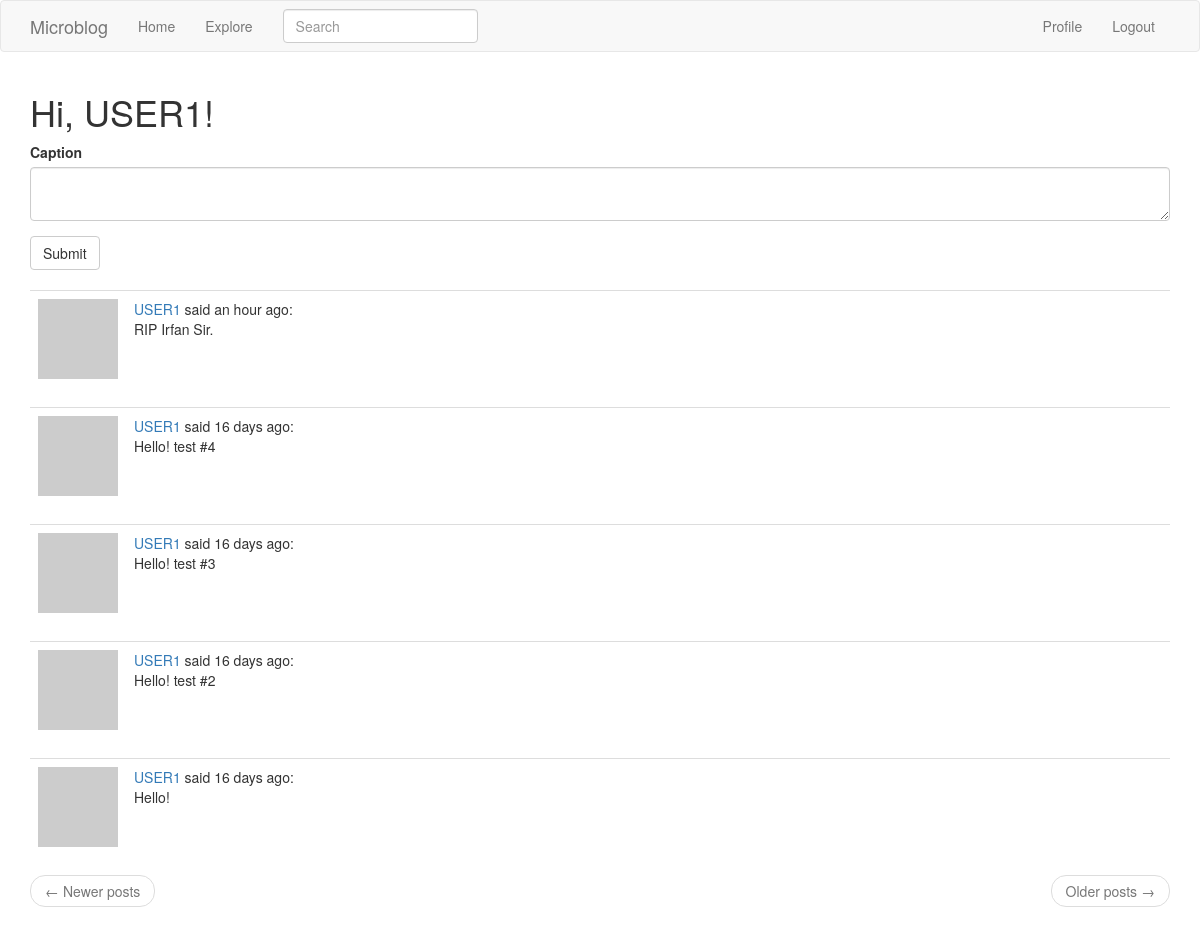
The page /index (signed in) on the database its author committed.
### app/models.py (models this page shows, shortened)
class User(UserMixin, db.Model):
    id = db.Column(db.Integer, primary_key = True)
    username = db.Column(db.String(64), index = True, unique = True)
    email = db.Column(db.String(120),index = True, unique = True)
    password_hash = db.Column(db.String(128))
    posts = db.relationship('Post', backref = 'author', lazy = 'dynamic')
    about_me = db.Column(db.String(140))
    last_seen = db.Column(db.DateTime, default=datetime.utcnow)
    followed = db.relationship(
        'User', secondary=followers,
        primaryjoin=(followers.c.follower_id == id),
        secondaryjoin=(followers.c.followed_id == id),
        backref=db.backref('followers', lazy='dynamic'), lazy='dynamic')
    def avatar(self, size):
        digest = md5(self.email.lower().encode('utf-8')).hexdigest()
        return 'https://www.gravatar.com/avatar/{}?d=identicon&s={}'.format(
            digest, size)
    def followed_posts(self):
        followed = Post.query.join(
            followers, (followers.c.followed_id == Post.user_id)).filter(
                followers.c.follower_id == self.id)
        own = Post.query.filter_by(user_id=self.id)
        return followed.union(own).order_by(Post.timestamp.desc())

class SearchableMixin(object):
    @classmethod
    def before_commit(cls, session):
        session._changes = {
            'add': list(session.new),
            'update': list(session.dirty),
            'delete': list(session.deleted)
        }
    @classmethod
    def after_commit(cls, session):
        for obj in session._changes['add']:
            if isinstance(obj, SearchableMixin):
                add_to_index(obj.__tablename__, obj)
        for obj in session._changes['update']:
            if isinstance(obj, SearchableMixin):
                add_to_index(obj.__tablename__, obj)
        for obj in session._changes['delete']:
            if isinstance(obj, SearchableMixin):
                remove_from_index(obj.__tablename__, obj)
        session._changes = None

class Post(SearchableMixin, db.Model):
    __searchable__ = ['caption']
    id = db.Column(db.Integer, primary_key = True)
    caption = db.Column(db.String(150))
    timestamp = db.Column(db.DateTime, index = True, default = datetime.utcnow)
    user_id = db.Column(db.Integer, db.ForeignKey('user.id'))

### app/main/routes.py (the view)
@bp.route('/', methods=['GET', 'POST'])
@bp.route('/index', methods=['GET', 'POST'])
@login_required
def index():
    form = PostForm()
    if form.validate_on_submit():
        post = Post(caption=form.post.data, author=current_user)
        db.session.add(post)
        db.session.commit()
        flash("Your post is now live!")
        return redirect(url_for('main.index'))
    page = request.args.get('page', 1, type=int)
    posts = current_user.followed_posts().paginate(
        page, current_app.config['POSTS_PER_PAGE'], False)
    next_url = url_for('main.index', page=posts.next_num) \
        if posts.has_next else None
    prev_url = url_for('main.index', page=posts.prev_num) \
        if posts.has_prev else None
    return render_template('index.html', title='Home', form=form, posts=posts.items, next_url=next_url, prev_url=prev_url)

### app/main/forms.py
class SearchForm(FlaskForm):
    q = StringField('Search', validators=[DataRequired()])
    def __init__(self, *args, **kwargs):
        if 'formdata' not in kwargs:
            kwargs['formdata'] = request.args
        if 'csrf_enabled' not in kwargs:
            kwargs['csrf_enabled'] = False
        super(SearchForm, self).__init__(*args, **kwargs)

class PostForm(FlaskForm):
    post = TextAreaField('Caption', validators = [DataRequired(), Length(min = 1, max = 140)])
    submit = SubmitField('Submit')

### app/main/routes.py (called while the page is built)
@bp.before_app_request
def before_request():
    if current_user.is_authenticated:
        current_user.last_seen = datetime.utcnow()
        db.session.commit()
        g.search_form = SearchForm()
    g.locale = str(get_locale())

### app/models.py (called while the page is built)
@login.user_loader
def load_user(id):
    return User.query.get(int(id))

### app/templates/index.html
{% extends "base.html" %}
{% import 'bootstrap/wtf.html' as wtf %}
{% block app_content %}
    <h1>Hi, {{ current_user.username }}!</h1>
    {% if form %}
    {{ wtf.quick_form(form) }}
    <br>
    {% endif %}
    {% for post in posts %}
        {% include '_post.html' %}
    {% endfor %}
    <nav aria-label="...">
        <ul class="pager">
            <li class="previous{% if not prev_url %} disabled{% endif %}">
                <a href="{{ prev_url or '#' }}">
                    <span aria-hidden="true">&larr;</span> {{ ('Newer posts') }}
                </a>
            </li>
            <li class="next{% if not next_url %} disabled{% endif %}">
                <a href="{{ next_url or '#' }}">
                    {{ ('Older posts') }} <span aria-hidden="true">&rarr;</span>
                </a>
            </li>
        </ul>
    </nav>
{% endblock %}

### app/templates/_post.html
<table class="table table-hover">
    <tr>
        <td width="70px">
            <a href="{{ url_for('main.user', username=post.author.username) }}">
                <img src="{{ post.author.avatar(70) }}" />
            </a>
        </td>
        <td>
            <a href="{{ url_for('main.user', username=post.author.username) }}">
                {{ post.author.username }}
            </a>
            said {{ moment(post.timestamp).fromNow() }}:
            <br>
            {{ post.caption }}
        </td>
    </tr>
</table>

### rows shown on the page
User: username "USER1"
Post: author.username "USER1", timestamp "an hour ago", caption "RIP Irfan Sir."
Post: author.username "USER1", timestamp "16 days ago", caption "Hello! test #4"
Post: author.username "USER1", timestamp "16 days ago", caption "Hello! test #3"
Post: author.username "USER1", timestamp "16 days ago", caption "Hello! test #2"
Post: author.username "USER1", timestamp "16 days ago", caption "Hello!"

### other values the page prints
{{ ('Home') }} "Home"
{{ ('Explore') }} "Explore"
{{ ('Profile') }} "Profile"
{{ ('Logout') }} "Logout"
{{ ('Newer posts') }} "Newer posts"
{{ ('Older posts') }} "Older posts"
